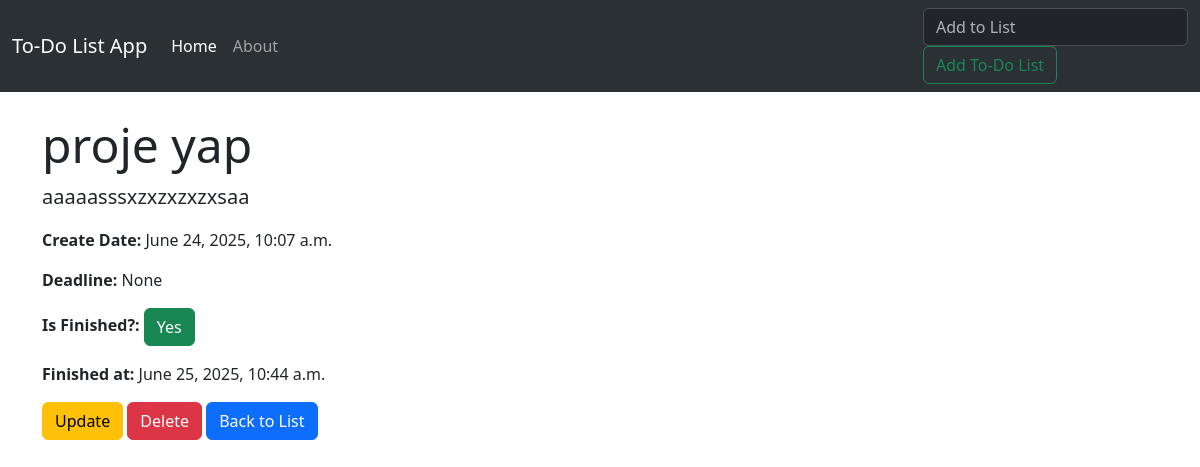
Page /description/4/ on the committed database.
### todo_app/models.py (models this page shows, shortened)
class Todos(models.Model):
    title = models.CharField(max_length=100,blank=True)
    description = models.TextField(max_length=1000,blank=True)
    finished = models.BooleanField(default=False)
    date = models.DateTimeField(default=datetime.now,blank=True)
    finished_date = models.DateTimeField(null=True, blank=True)
    deadline = models.DateTimeField(null=True, blank=True)

### todo_app/views.py (the view)
# urls.py: path('description/<int:id>/', views.description, name='description')
def description(request, id):
    todo = get_object_or_404(Todos, id=id)  # sadece o id'deki görevi çeker
    return render(request, 'todo_app/description.html', {'todo': todo})

### todo_app/templates/todo_app/description.html (shortened to what this page needs)
{% extends "todo_app/base.html" %}
{% block content %}
<div class="container mt-4">
    <h1 class="display-5">{{ todo.title }}</h1>
    <p class="lead">{{ todo.description }}</p>
    <p><strong>Create Date:</strong> {{ todo.date }}</p>
    <p><strong>Deadline:</strong> {{ todo.deadline }}</p>
    <p><strong>Is Finished?:</strong>
        {% if todo.finished %}
            <a class="btn btn-success" href="{% url 'yes_finish' todo.id %}">Yes</a>
        {% else %}
            <a class="btn btn-danger" href="{% url 'no_finish' todo.id %}">No</a>
        {% endif %}
    </p>
        <p><strong>Finished at:</strong>
    {% if todo.finished_date %}
        {{ todo.finished_date }}
    {% else %}
        Not finished yet
    {% endif %}
    </p>
    <div class="mt-3">
        <a class="btn btn-warning" href="{% url 'update' todo.id %}">Update</a>
        <a class="btn btn-danger" href="{% url 'delete' todo.id %}">Delete</a>
        <a class="btn btn-primary" href="{% url 'index' %}">Back to List</a>
    </div>
</div>
{% endblock content %}

### rows in the picture
Todos: title "proje yap", description "aaaaasssxzxzxzxzxsaa", date "June 24, 2025, 10:07 a.m.", deadline "None", finished_date "June 25, 2025, 10:44 a.m."
